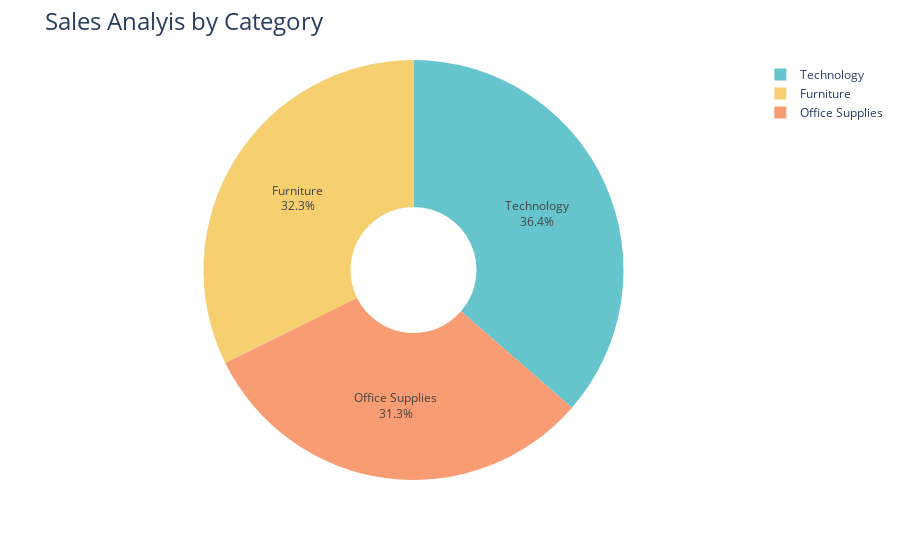

Notebook source saved alongside this figure:
### Code cell
fig = px.pie(sales_by_category,
             values='Sales',
             names = 'Category',
             hole=0.3,
             color_discrete_sequence=px.colors.qualitative.Pastel)
fig.update_traces(textposition='inside',textinfo='percent+label')
fig.update_layout(title_text="Sales Analyis by Category",title_font=dict(size=24))
fig.show()

### Figure 1 — Plotly figure (JSON) as saved in the notebook; plotly's stock layout.template omitted (floating-point values rounded to 4 significant figures)
{"data": [{"domain": {"x": [0, 1], "y": [0, 1]}, "hole": 0.3, "hovertemplate": "Category=%{label}<br>Sales=%{value}<extra></extra>", "labels": ["Furniture", "Office Supplies", "Technology"], "legendgroup": "", "name": "", "showlegend": true, "textinfo": "percent+label", "textposition": "inside", "type": "pie", "values": [742000.0, 719000.0, 836200.0]}], "layout": {"legend": {"tracegroupgap": 0}, "margin": {"t": 60}, "piecolorway": ["rgb(102, 197, 204)", "rgb(246, 207, 113)", "rgb(248, 156, 116)", "rgb(220, 176, 242)", "rgb(135, 197, 95)", "rgb(158, 185, 243)", "rgb(254, 136, 177)", "rgb(201, 219, 116)", "rgb(139, 224, 164)", "rgb(180, 151, 231)", "rgb(179, 179, 179)"], "title": {"font": {"size": 24}, "text": "Sales Analyis by Category"}}}
